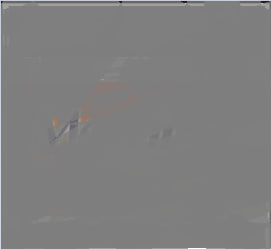
#> input picture background.jpg, 271 x 249 px
$ python Image_preprocessing.py
#> lines starting #> are read from the running program, lines starting #| are printed output that depends on the picture; pictures that were not available may be replaced by others from this repository, and a replacement may not be noted
import cv2
import os
import warnings

def set_background_image(product_image_path, background_image, output_image_path):
    product_image = cv2.imread(product_image_path, cv2.IMREAD_UNCHANGED)
    background_image = cv2.resize(background_image, (product_image.shape[1], product_image.shape[0]))
    alpha_channel = product_image[:, :, 0]
    mask = cv2.merge((alpha_channel, alpha_channel, alpha_channel))
    combined_image = cv2.bitwise_and(background_image, cv2.bitwise_not(mask))
    combined_image = cv2.add(combined_image, product_image[:, :, :3])

    cv2.imwrite(output_image_path, combined_image)
    cv2.imshow("Result", combined_image)
    cv2.waitKey(0)
    cv2.destroyAllWindows()

def augment_images_in_folder(folder_path):
    for filename in os.listdir(folder_path):
        if filename.endswith('.png') or filename.endswith('.jpg'):
            with warnings.catch_warnings():
                warnings.filterwarnings("ignore", category=UserWarning)
            image_path = os.path.join(folder_path, filename)
            original_image = cv2.imread(image_path)

            # Perform augmentation (ex: rotate, flip, and brightness adjustment)
            # Rotate the image by 90 degrees
            rotated_image = cv2.rotate(original_image, cv2.ROTATE_90_CLOCKWISE)
            # Flip the image horizontally
            flipped_image = cv2.flip(original_image, 1)  # 1 for horizontal flip
            # Adjust brightness
            brightness_increase = cv2.convertScaleAbs(original_image, alpha=0.7, beta=50)

            # Save the augmented images with modified filenames
            rotated_image_path = os.path.join(folder_path, f"rotated_{filename}")
            flipped_image_path = os.path.join(folder_path, f"flipped_{filename}")
            brightness_image_path = os.path.join(folder_path, f"brightness_{filename}")

            cv2.imwrite(rotated_image_path, rotated_image)
            cv2.imwrite(flipped_image_path, flipped_image)
            cv2.imwrite(brightness_image_path, brightness_increase)


base_folder = 'Data\\Product Classification'
background_image = cv2.imread('background.jpg')
#> background_image is the input picture: shape (249, 271, 3); mean B, G, R 127.1, 127.2, 127.4

for folder_number in range(1, 21):
    product_folder = os.path.join(base_folder, str(folder_number), 'Train')

    augment_images_in_folder(product_folder)
#> in augment_images_in_folder, `rotated_image = cv2.rotate(original_image, cv2.ROTATE_90_CLOCKWISE)`:
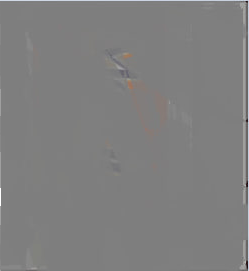
#> rotated_image: shape (271, 249, 3); mean B, G, R 127.1, 127.2, 127.4
    for filename in os.listdir(product_folder):
        if filename.endswith('.png') or filename.endswith('.jpg'):
            product_image_path = os.path.join(product_folder, filename)
            output_image_path = os.path.join(product_folder, f"back_{filename}")
            set_background_image(product_image_path, background_image, output_image_path)
#> in set_background_image, `combined_image = cv2.bitwise_and(background_image, cv2.bitwise_not(mas..`:
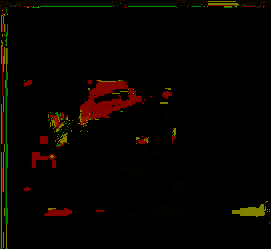
#> combined_image: shape (249, 271, 3); mean B, G, R 0, 3.3, 6.8
#> in set_background_image, `combined_image = cv2.add(combined_image, product_image[:, :, :3])`:
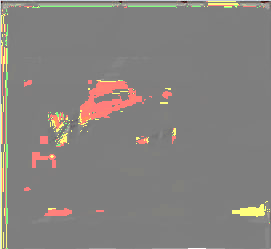
#> combined_image: shape (249, 271, 3); mean B, G, R 127.1, 130.4, 133.9
            warnings.filterwarnings("ignore", category=UserWarning, module="cv2")
